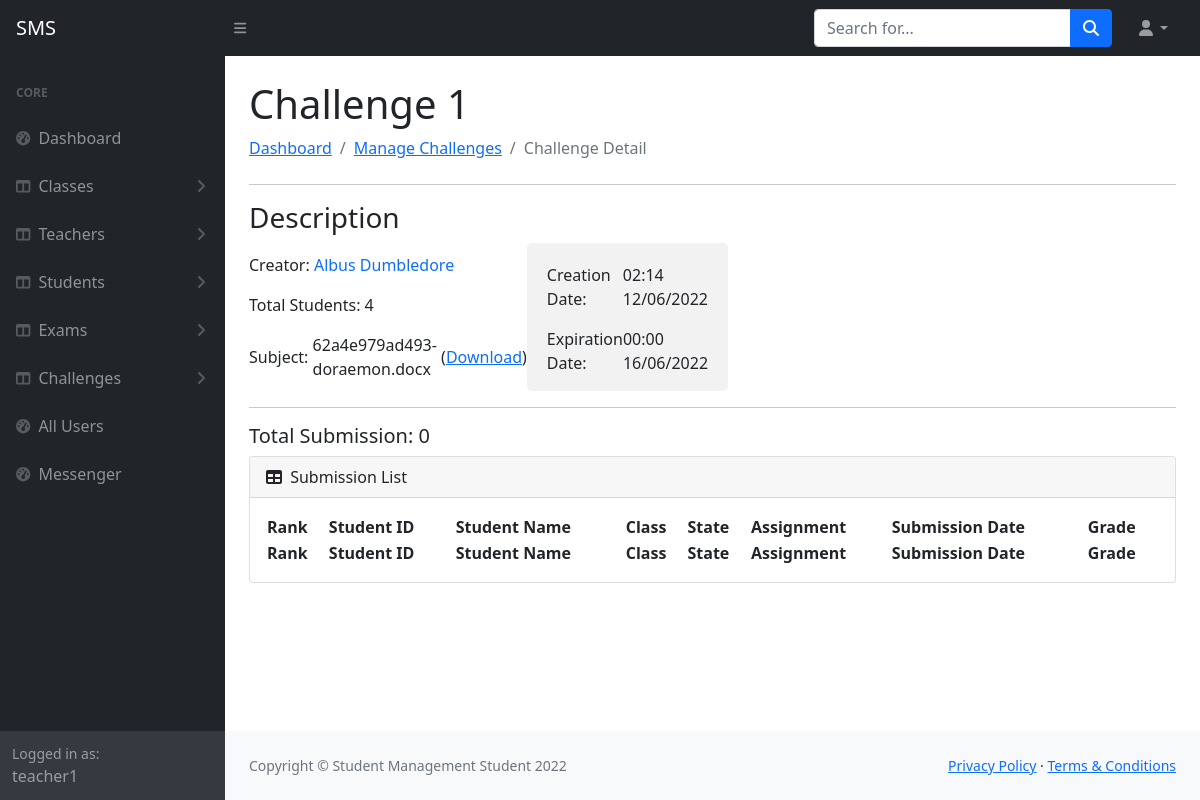
Screenshot of /challenge-detail.php?challengeid=1 (signed in) with the database file from the repository.
### tables this page shows
CREATE TABLE `Challenges` (
  `challenge_id` int(6) UNSIGNED NOT NULL,
  `challenge_title` varchar(100) NOT NULL,
  `challenge_content` blob NOT NULL,
  `challenge_creator_id` int(6) UNSIGNED NOT NULL,
  `challenge_no_participants` int(6) DEFAULT NULL,
  `challenge_creation_date` datetime DEFAULT current_timestamp(),
  `challenge_expiration_date` datetime NOT NULL,
  `challenge_participant_list_id` int(6) UNSIGNED DEFAULT NULL,
  `challenge_description` varchar(500) DEFAULT NULL
);

CREATE TABLE `Users` (
  `user_id` int(6) UNSIGNED NOT NULL,
  `user_firstname` varchar(20) NOT NULL,
  `user_lastname` varchar(20) NOT NULL,
  `user_email` varchar(50) NOT NULL,
  `user_phone_number` varchar(20) NOT NULL,
  `user_class` varchar(10) DEFAULT NULL,
  `user_gender` varchar(10) DEFAULT NULL,
  `user_date_of_birth` datetime DEFAULT NULL,
  `user_photo` varchar(100) DEFAULT NULL,
  `user_account` varchar(30) NOT NULL,
  `user_password` varchar(100) NOT NULL,
  `user_position` varchar(10) NOT NULL,
  `user_start_date` datetime DEFAULT current_timestamp()
);

### challenge-detail.php (the view, shortened to what this page needs)
<?php
    include 'config.php';
    try {
        $conn = new PDO("mysql:host=$db_servername;port=$db_port;dbname=$db_name", $db_username, $db_password, array(PDO::MYSQL_ATTR_INIT_COMMAND => 'SET NAMES utf8'));
        $conn->setAttribute(PDO::ATTR_ERRMODE, PDO::ERRMODE_EXCEPTION);
    } catch(PDOException $e) {
        $conn->rollback();
        echo "Error: " . $e->getMessage();
        header('Location: 500.html', true, 301);
    }
    if (isset($_GET['challengeid']) or isset($_SESSION['challengeid-from-challenge-detail'])) {
        $form_challenge_id = $_GET['challengeid'];
        $stmt = $conn->prepare("SELECT * FROM Challenges WHERE challenge_id=:challenge_id;");
        $stmt->bindParam(':challenge_id', $form_challenge_id);
        $stmt->execute();
        $challenge = $stmt->fetch(PDO::FETCH_ASSOC);
        $show_challenge_title = $challenge['challenge_title'];
        $show_challenge_content = $challenge['challenge_content'];
        $show_challenge_creator_id = $challenge['challenge_creator_id'];
        $show_challenge_list_id = $challenge['challenge_participant_list_id'];
        $stmt = $conn->prepare("SELECT * FROM Users WHERE user_id=:user_id;");
        $stmt->bindParam(':user_id', $show_challenge_creator_id);
        $stmt->execute();
        $result = $stmt->fetch(PDO::FETCH_ASSOC);
        $show_challenge_creator_name = $result['user_firstname'] . " " . $result['user_lastname'];
        $show_challenge_creator_username = $result['user_account'];
        $show_challenge_creation_date = $challenge['challenge_creation_date'];
        $show_challenge_creation_date = date_create($show_challenge_creation_date);
        $show_challenge_creation_date = date_format($show_challenge_creation_date, "H:i d/m/Y");
        $show_challenge_expiration_date = $challenge['challenge_expiration_date'];
        $show_challenge_expiration_date = date_create($show_challenge_expiration_date);
        $show_challenge_expiration_date = date_format($show_challenge_expiration_date, "H:i d/m/Y");
        $stmt = $conn->prepare("SELECT * FROM Users WHERE user_position='Student';");
        $stmt->execute();
        $result = $stmt->fetchAll();
        $total_nb_of_students = count($result);
    }
?>
<!DOCTYPE html>
<html lang="en">
    <head>
        <link href="https://cdn.jsdelivr.net/npm/simple-datatables@latest/dist/style.css" rel="stylesheet" />
        <link href="css/styles2.css" rel="stylesheet" />
    </head>
    <body class="sb-nav-fixed">
        <?php include 'admin-panel-topbar.php' ?>
        <div id="layoutSidenav">
        <?php include 'admin-panel-sidebar.php' ?>
            <div id="layoutSidenav_content">
                <main>
                    <div class="container-fluid px-4">
                        <h1 class="mt-4"><?php echo "$show_challenge_title"; ?></h1>
                        <ol class="breadcrumb mb-4">
                            <li class="breadcrumb-item"><a href="admin-panel.php">Dashboard</a></li>
                            <li class="breadcrumb-item"><a href="manage-exams.php">Manage Challenges</a></li>
                            <li class="breadcrumb-item active">Challenge Detail</li>
                        </ol>
                        <hr>
                        <h3>Description</h3>
                        <div class="d-flex justify-content-between align-items-center" style="width: 50%;">
                            <div>
                                <div class="d-flex align-items-center">
                                    <p>Creator:&nbsp</p>
                                    <p><a href="user-profile.php?username=<?php echo "$show_challenge_creator_username"; ?>" style="text-decoration: none;"><?php echo "$show_challenge_creator_name"; ?></a></p>
                                </div>
                                <div class="d-flex align-items-center">
                                    <p>Total Students:&nbsp</p>
                                    <p><?php echo "$total_nb_of_students"; ?></p>
                                </div>
                                <div class="d-flex align-items-center">
                                    <p style="margin-bottom: 0;">Subject:&nbsp</p>
                                    <p style="margin-bottom: 0;">
                                        <p style="margin-bottom: 0;"><?php echo "$show_challenge_content"; ?></p>
                                        &nbsp(<a href="download.php?path=challenges/<?php echo "$show_challenge_content"; ?>">Download</a>)
                                    </p>
                                </div>
                            </div>
                            <div style="border-radius: 5px; background-color: #f2f2f2; padding: 20px;">
                                <div class="d-flex align-items-center;">
                                    <p>Creation Date:&nbsp&nbsp</p>
                                    <p><?php echo "$show_challenge_creation_date"; ?></p>
                                </div>
                                <div class="d-flex align-items-center" style="margin-bottom: -20px;">
                                    <p>Expiration Date:&nbsp&nbsp</p>
                                    <p><?php echo "$show_challenge_expiration_date"; ?></p>
                                </div>
                            </div>
                        </div>
                        <hr>
                        <?php
                            $stmt = $conn->prepare("SELECT * FROM ParticipantList WHERE list_id=:list_id AND exam_submission IS NOT NULL ORDER BY participant_submit_date;");
                            $stmt->bindParam(':list_id', $show_challenge_list_id);
                            $stmt->execute();
                            $results = $stmt->fetchAll();
                            $nb_submission = count($results);
                            echo "<h5>Total Submission: $nb_submission</h5>";
                        ?>
                        <div class="card mb-4">
                            <div class="card-header">
                                <i class="fas fa-table me-1"></i>
                                Submission List
                            </div>
                            <div class="card-body">
                                <table id="datatablesSimple"  class="hover stripe row-border" style="width:100%">
                                    <thead>
                                        <tr>
                                            <th>Rank</th>
                                            <th>Student ID</th>
                                            <th>Student Name</th>
                                            <th>Class</th>
                                            <th>State</th>
                                            <th>Assignment</th>
                                            <th>Submission Date</th>
                                            <th>Grade</th>
                                        </tr>
                                    </thead>
                                    <tfoot>
                                        <tr>
                                            <th>Rank</th>
                                            <th>Student ID</th>
                                            <th>Student Name</th>
                                            <th>Class</th>
                                            <th>State</th>
                                            <th>Assignment</th>
                                            <th>Submission Date</th>
                                            <th>Grade</th>
                                        </tr>
                                    </tfoot>
                                </table>
                            </div>
                        </div>
                    </div>
                </main>
                <footer class="py-4 bg-light mt-auto">
                    <div class="container-fluid px-4">
                        <div class="d-flex align-items-center justify-content-between small">
                            <div class="text-muted">Copyright &copy; Student Management Student 2022</div>
                            <div>
                                <a href="#">Privacy Policy</a>
                                &middot;
                                <a href="#">Terms &amp; Conditions</a>
                            </div>
                        </div>
                    </div>
                </footer>
            </div>
        </div>
    </body>
</html>

### rows the page displays
challenges: challenge_title "Challenge 1", challenge_content "62a4e979ad493-doraemon.docx", challenge_creation_date "02:14 12/06/2022", challenge_expiration_date "00:00 16/06/2022"
users: show_challenge_creator_name "Albus Dumbledore"

### other values shown
$user_username "teacher1"
$total_nb_of_students "4"
$nb_submission "0"
